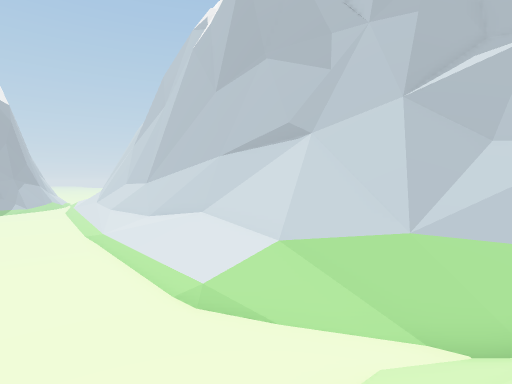
[1] (above)

19 first-person views from a walk through a 3-D level made in the Unity game engine. The camera is 1.5 m above the floor, tilts 2° down and sees 80° across. The floor is counted in squares, 2 m on a side. Each view is taken from the middle of a square. On the plan, view 1 faces up. The plan holds only what a view shows up to about 10 squares ahead; the rest is blank. The place goes on beyond the plan.

[2]
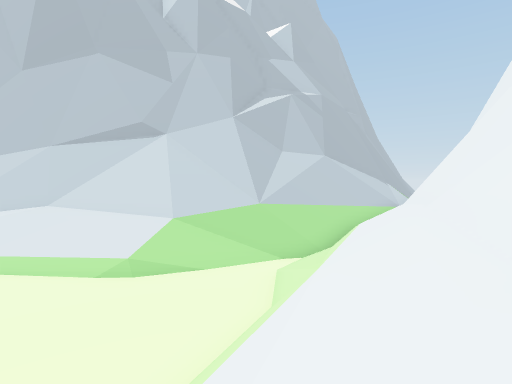

[3]
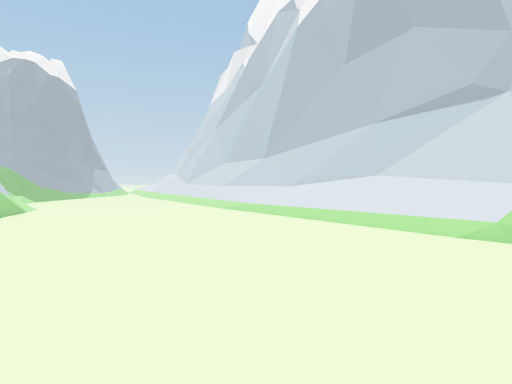

[4]
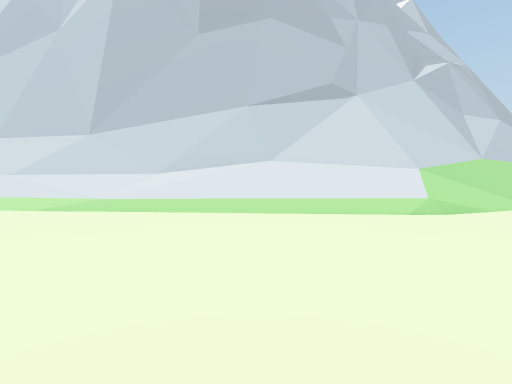

[5]
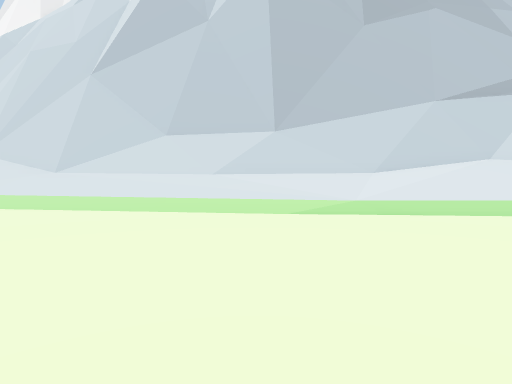

[6]
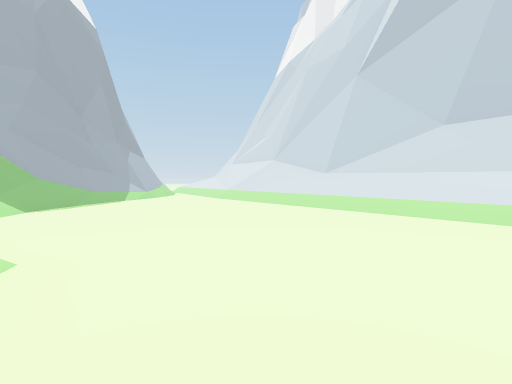

[7]
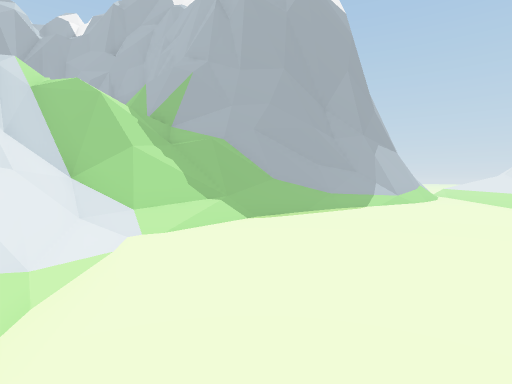

[8]
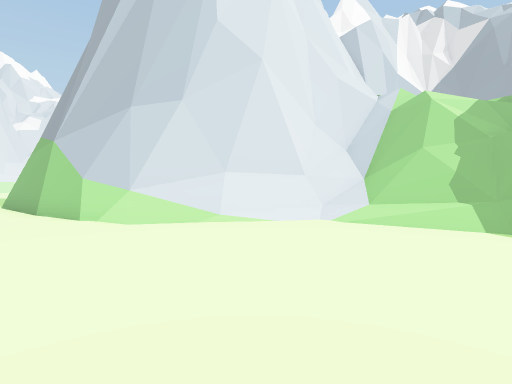

[9]
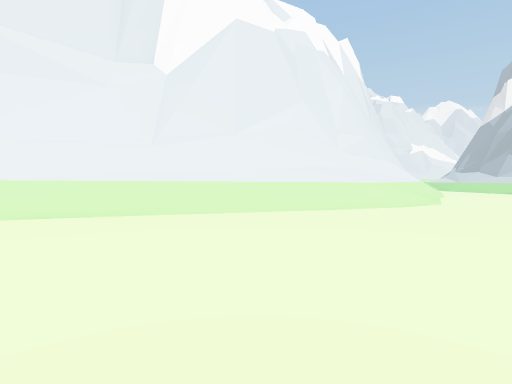

[10]
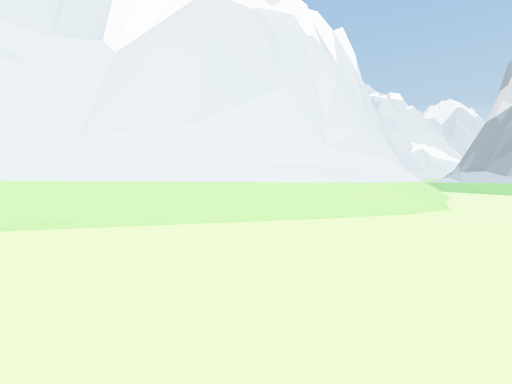

[11]
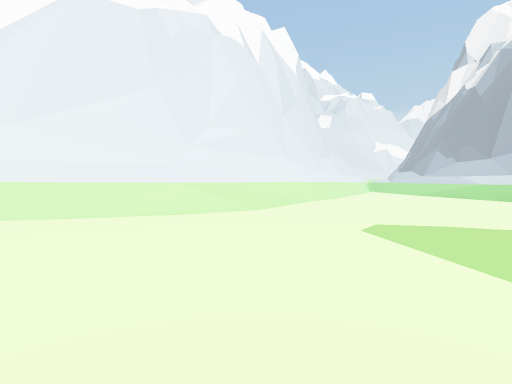

[12]
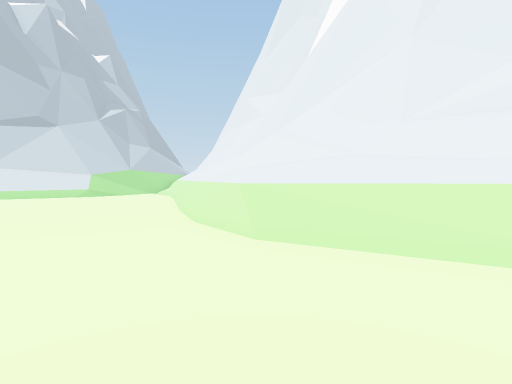

[13]
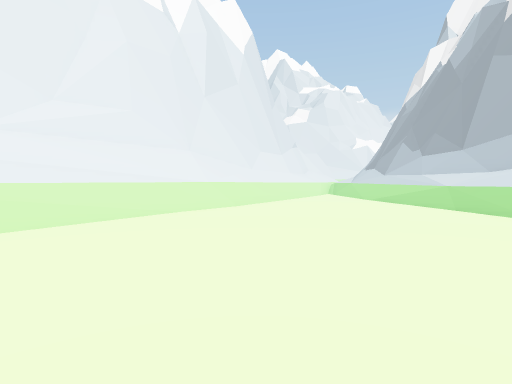

[14]
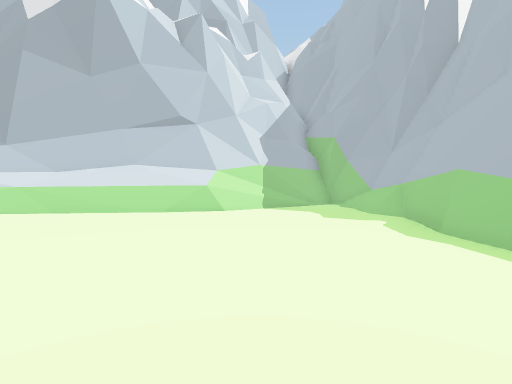

[15]
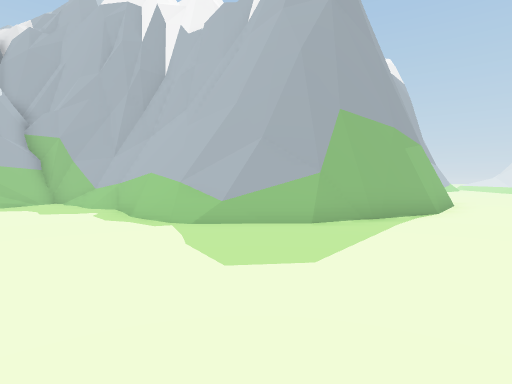

[16]
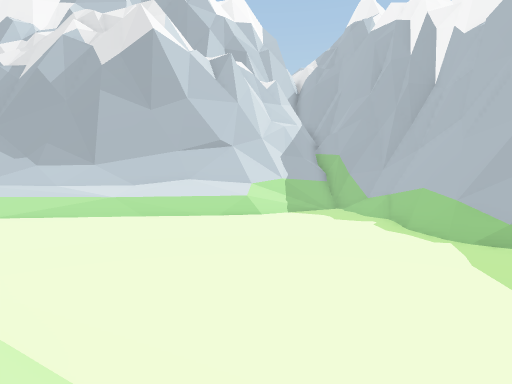

[17]
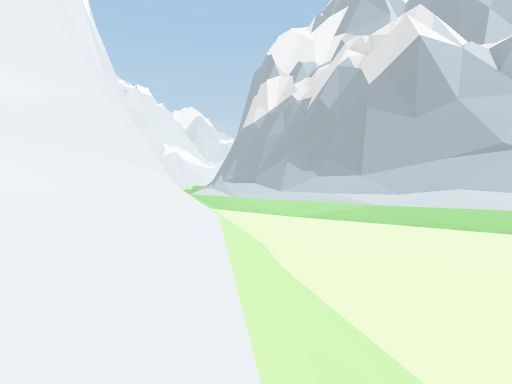

[18]
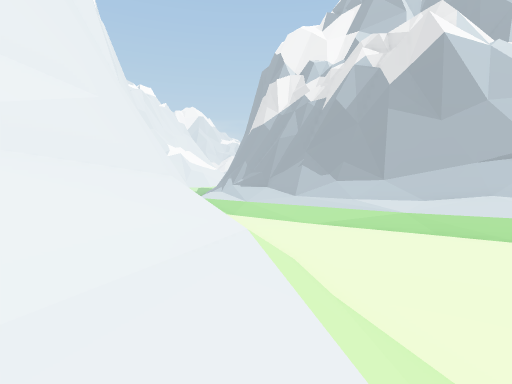

[19]
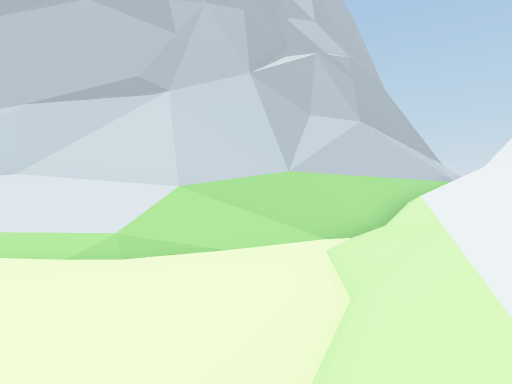

### Floor plan
Key: @ floor where view 1 was taken; # wall or solid block; . main floor; : floor 4 m higher than the main floor; / step, stairs or slope; = window, fence, low wall or low ledge; ^ raised ledge; v drop or lower ground.
Columns run from 23 left of view 1 to 7 right of it. Each row starts with its distance up from view 1.
 20  ###/......//##
 19 ###//.......//##
 18 #/://......../##
 17 ==///........//##
 16  ##//.........//##
 15  =#//..........//##
 14  #////.........///##
 13 ##^####/........///##
 12       ##/........///##
 11        ##.........///##
 10         #..........///##
  9         #..........////#
  8         #/..........///##
  7         #/...........///###
  6         #.............///####
  5         #...............//=/##v
  4 ^^    ###.................////#
  3 ########................/////
  2 ////=//...............//////#
  1 ...................///////###
  0 /..............////////@###
 -1 /............////////##^^
 -2 //.........////////#^^
 -3 //.........//////##^
 -4 //......../////##^
 -5 //........////##^
 -6 #//......////##
 -7 #//.....////##^
 -8 #//.....///##
 -9   /..../ /#^

Where each view was taken, in squares from view 1:
view 1: 0 up, 0 right, facing up
view 2: 1 down, 4 left, facing up-right
view 3: 0 up, 6 left, facing up
view 4: 4 up, 9 left, facing up-right
view 5: 9 up, 13 left, facing up-right
view 6: 10 up, 13 left, facing up
view 7: 13 up, 14 left, facing up-left
view 8: 18 up, 13 left, facing down-left
view 9: 8 up, 6 left, facing down
view 10: 6 up, 7 left, facing down
view 11: 6 up, 12 left, facing down
view 12: 2 down, 16 left, facing right
view 13: 2 up, 16 left, facing down
view 14: 1 down, 14 left, facing left
view 15: 1 down, 12 left, facing up-left
view 16: 2 down, 11 left, facing left
view 17: 2 down, 10 left, facing down-left
view 18: 3 down, 10 left, facing down-left
view 19: 1 up, 3 left, facing up-right
